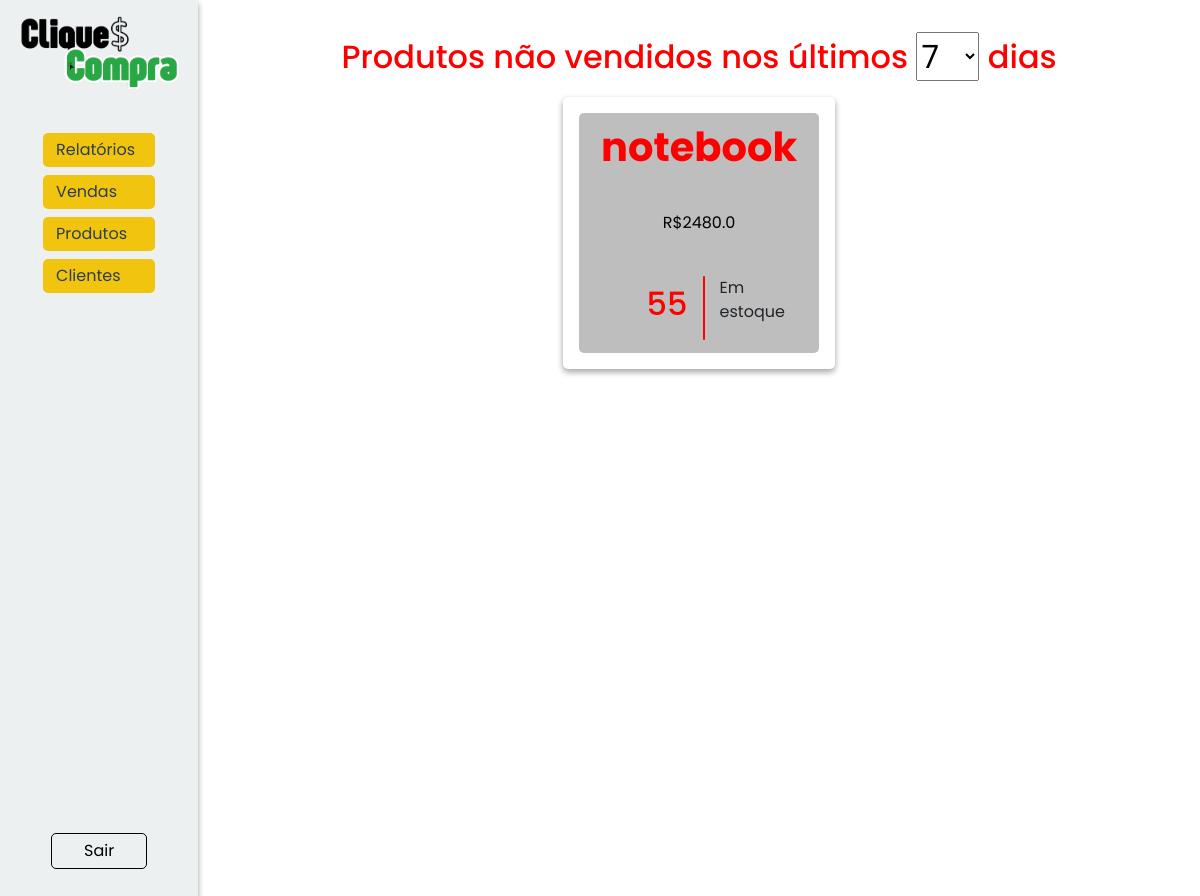
The app's page /relatorios/naovendidos (signed in), older data.
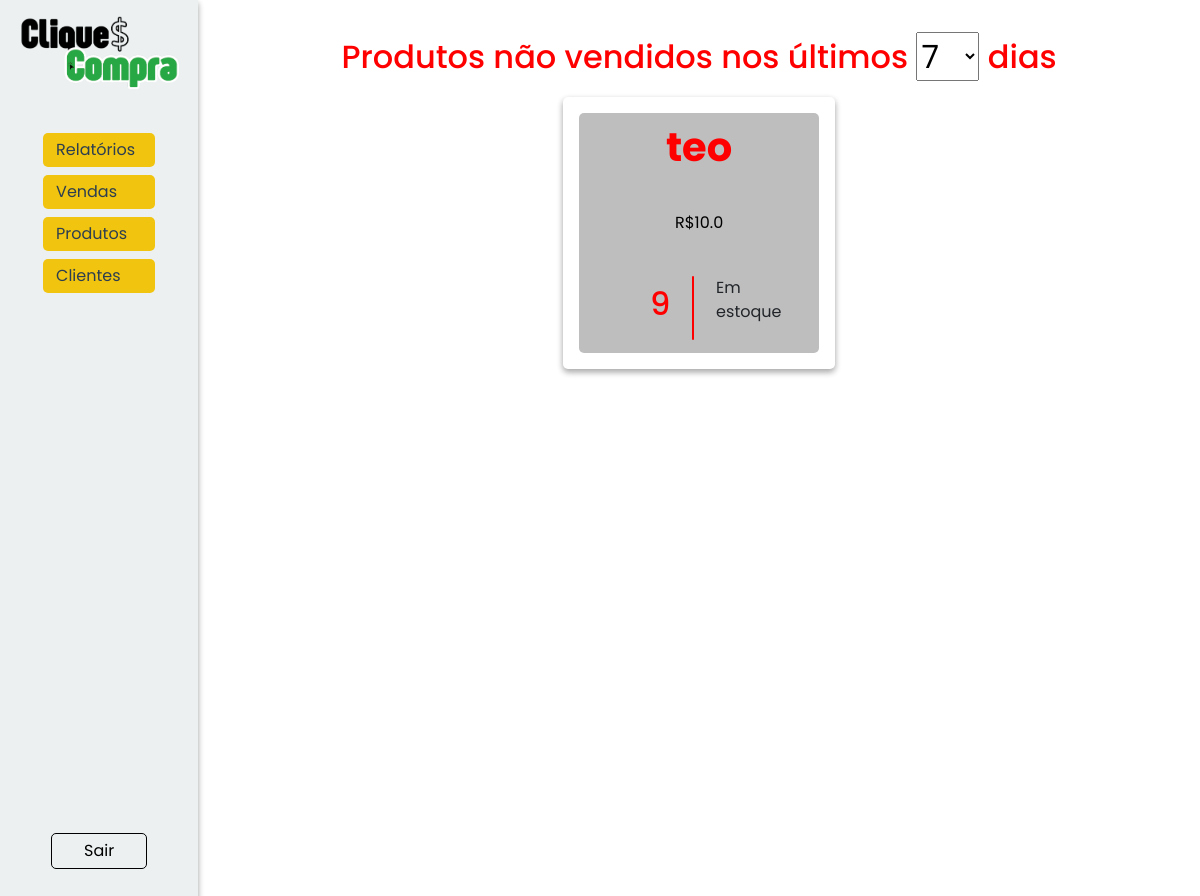
The same page, newer data.
### models/produtos.py (models this page shows, shortened)
class Produto(Base):
    __tablename__ = 'tb_produtos'
    pro_id: Mapped[int] = mapped_column(primary_key=True, autoincrement=True)
    pro_nome: Mapped[str] = mapped_column(nullable=False)
    pro_descricao: Mapped[str] = mapped_column(nullable=False)
    pro_preco: Mapped[float] = mapped_column(nullable=False)
    pro_estoque: Mapped[int] = mapped_column()

### controllers/relatorios.py (the view)
@relatorio_bp.route('/naovendidos', methods=['GET', 'POST'])
@login_required
@role_required("admin")
def naovendidos():
    consulta = []
    dias = request.form.get("dias", type=int, default=7)
    result = []
    print("metodo post")
    try:
        sql_mysql = text("""
            SELECT pro_nome, pro_preco, pro_estoque
            FROM tb_produtos
            WHERE pro_id NOT IN (
                SELECT vpr_pro_id
                FROM tb_vendas_produtos
                JOIN tb_vendas ON vpr_ven_id = ven_id
                WHERE ven_data >= CURDATE() - INTERVAL :dias DAY
            )
        """)
        sql_sqlite = text("""
SELECT pro_nome, pro_preco, pro_estoque
FROM tb_produtos
WHERE pro_id NOT IN (
    SELECT DISTINCT vpr_pro_id
    FROM tb_vendas_produtos
    JOIN tb_vendas ON vpr_ven_id = ven_id
    WHERE ven_data >= DATE('now', '-? days')
)
""")
        consulta = session.execute(sql_sqlite, {"dias": dias}).fetchall()
        print(consulta)
        subquery = (
            session.query(VendaProdutos.vpr_pro_id)
            .join(Venda, VendaProdutos.vpr_ven_id == Venda.ven_id)
            .filter(Venda.ven_data >= func.date('now', f'-{dias} days'))  # Usar função compatível com SQLite
            .subquery()
        )
        query = (
            session.query(Produto.pro_nome, Produto.pro_preco, Produto.pro_estoque)
            .filter(Produto.pro_nome.not_in(select(subquery)))  # Força o uso de SELECT
        )
        result = query.all()
        print("Resultado da consulta:", result)
    except Exception as e:
        print(f"Erro ao gerar relatório: {str(e)}", "error")
        flash(f"Erro ao gerar relatório: {str(e)}", "error")
    finally:
        return render_template("relatorios/naovendidos.html", produtos=result)

### controllers/clientes.py (called while the page is built)
@login_manager.user_loader
def load_user(user_id):
    return Cliente.find(id=user_id)

### models/clientes.py (called while the page is built, shortened)
    @classmethod
    def find(cls, **kwargs):
        if 'email' in kwargs:
            return session.query(cls).filter_by(cli_email=kwargs['email']).first() #SELECT * FROM tb_clientes WHERE cli_email = email
        elif 'id' in kwargs:
            return session.query(cls).filter_by(cli_id=kwargs['id']).first() #SELECT * FROM tb_clientes WHERE cli_id = id
        else:
            raise AttributeError('A busca deve ser feita por email ou id.')

### templates/relatorios/naovendidos.html (shortened to what this page needs)
{% extends "model.html" %}
{% block head_extras %}
<link rel="stylesheet" href="{{ url_for('static', filename='style/model.css') }}">
<link rel="stylesheet" href="{{ url_for('static', filename='style/relatorios.css') }}">
{% endblock %}
{% block content %}
<nav class="nav-reg">
    <img src="../../static/assets/cliqueconta.png" alt="Logo do CliqueCompra">
    <div class="links">
        <div class="links-nav">
            {% if current_user.cli_tipo == 'admin' %}
            <div class="dropdown">
                <button class="dropdown-button" onclick="toggleDropdown('relatorios-menu')">
                    Relatórios
                </button>
            </div>
            <div class="dropdown">
                <button class="dropdown-button" onclick="toggleDropdown('vendas-menu')">
                    Vendas
                </button>
            </div>
            {% endif %}
            <div class="dropdown">
                {% if current_user.cli_tipo == 'admin' %}
                <button class="dropdown-button" onclick="toggleDropdown('produtos-menu')">
                    Produtos</button>
            </div>
                {% endif %}
            {% if current_user.cli_tipo == 'admin' %}
            <div class="dropdown">
                <button class="dropdown-button" onclick="toggleDropdown('clientes-menu')">
                    Clientes
                </button>
            </div>
            {% endif %}
        </div>
        <a class='sair' href="{{url_for('cliente.logout')}}">Sair</a>
    </div>
</nav>
<div class="relatorio">
    <h2>Produtos não vendidos nos últimos
        <form action="{{ url_for('relatorio.naovendidos') }}" method="post" style="display:inline;" class="filtrodias">
            <select name="dias" id="dias" onchange="this.form.submit()">
                <option value="7" {% if request.form.get('dias') == '7' %}selected{% endif %}>7</option>
            </select>
        </form>
        dias
    </h2>
    <ol class="respostas">
        {% if produtos %}
            {% for produto in produtos %}
                <li class="resposta">
                    <span class="nome-produto">{{ produto.pro_nome }}</span>
                    <span class="preco">R${{ produto.pro_preco }}</span>
                    <div class="unidades">
                        <h2>{{ produto.pro_estoque }}</h2>
                        <div class="divisor"></div>
                        <p>Em estoque</p>
                    </div>
                </li>
            {%endfor%}
        {% else %}
            <p>Nenhum produto encontrado.</p>
        {% endif %}
    </ol>
</div>
{% endblock %}

Row changes from the older to the newer data that the page shows:
changed Produto: pro_nome "notebook" → "teo"; pro_preco "2480.0" → "10.0"; pro_estoque "55" → "9"
